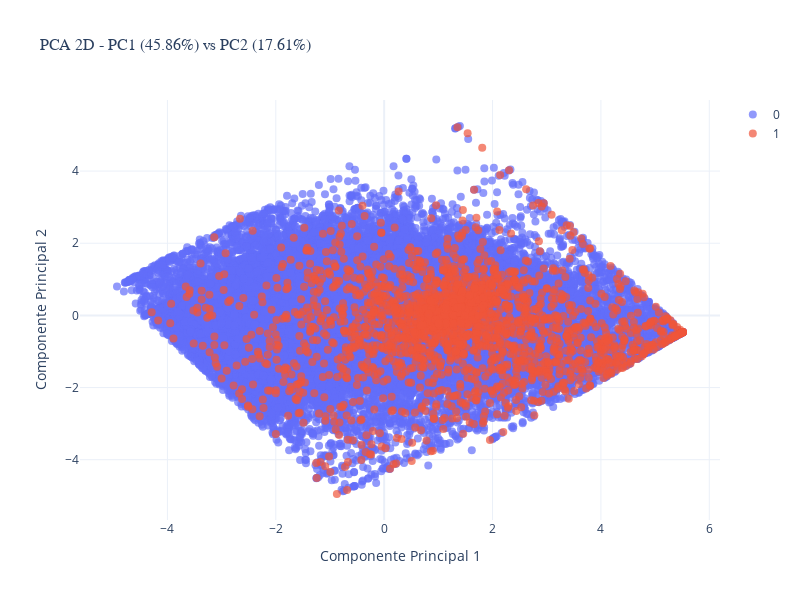

The code cell stored with this chart in its notebook:
### Markdown cell above
### Visualización PCA
Visualizamos los resultados del PCA usando gráficos 2D y 3D interactivos.

### Code cell
# Agregar la columna 'class' al DataFrame PCA para colorear los puntos
df_pca_viz = df_pca.copy()
df_pca_viz['class'] = df['class'].values

# Visualización PCA 2D
print("Generando visualización PCA 2D...")
fig_2d = plot_pca_2d_cufflinks(
    df_pca=df_pca_viz,
    hue='class',
    explained_variance=explained_var[:2]  # Solo los primeros 2 componentes
)
fig_2d.show()

### Figure 1 — Plotly figure (JSON) as saved in the notebook; plotly's stock layout.template omitted (floating-point values rounded to 4 significant figures; data arrays with more than 128 entries replaced by an {"elided": "..."} marker saying what was removed)
{"data": [{"marker": {"opacity": 0.7, "size": 8}, "mode": "markers", "name": "0", "type": "scatter", "x": {"elided": "41314 float values"}, "y": {"elided": "41314 float values"}}, {"marker": {"opacity": 0.7, "size": 8}, "mode": "markers", "name": "1", "type": "scatter", "x": {"elided": "2091 float values"}, "y": {"elided": "2091 float values"}}], "layout": {"font": {"size": 12}, "height": 600, "title": {"font": {"family": "Arial", "size": 16}, "text": "PCA 2D - PC1 (45.86%) vs PC2 (17.61%)"}, "width": 800, "xaxis": {"title": {"text": "Componente Principal 1"}}, "yaxis": {"title": {"text": "Componente Principal 2"}}}}
